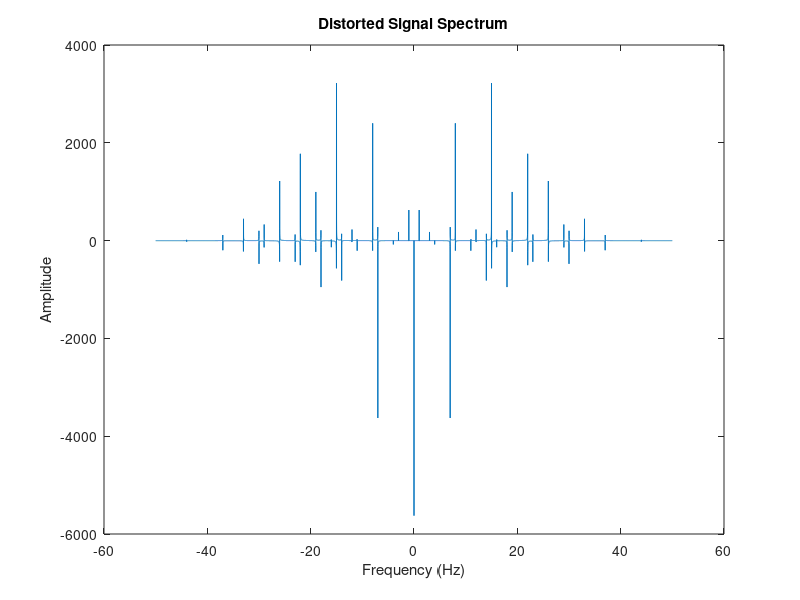

MATLAB code for this plot:
clear; close all; clc;

function y = f(u)
    y = u - 0.5*u.^3 - 0.25*u.^4;
end

N = 10000;
freqRange = 50;
T = N/(2*freqRange);

t = linspace(0, T, N);
freqAxis = -freqRange:1/T:freqRange-1/T;

u = sin(2*pi*4*t) + sin(2*pi*11*t);

y = f(u);

Y = fft(y);

figure;
plot(freqAxis, fftshift(Y));
xlabel('Frequency (Hz)');
ylabel('Amplitude');
title('Distorted Signal Spectrum');

